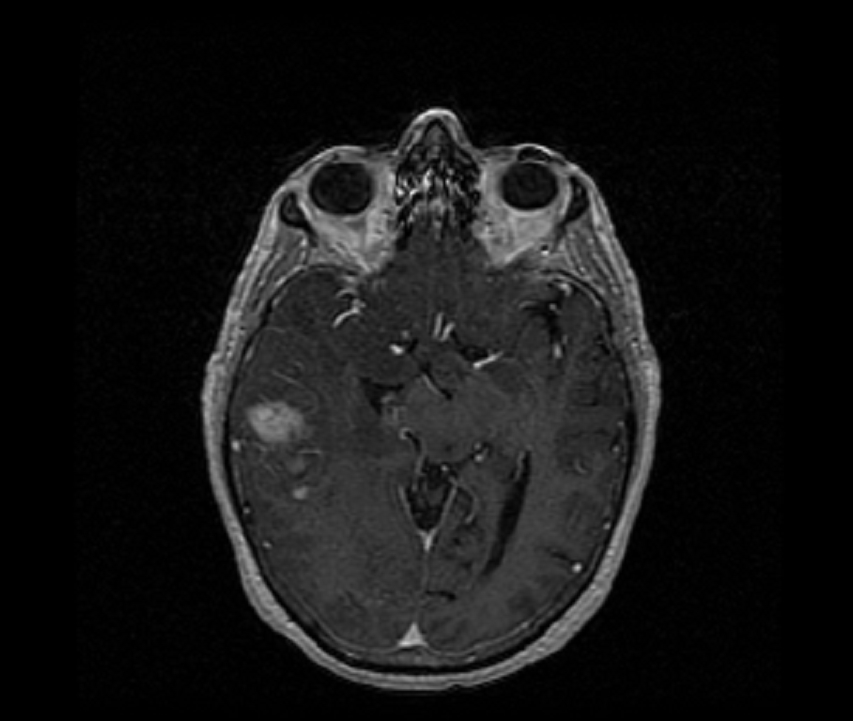
#> input picture BrainFolder/36.jpg, 853 x 721 px; its folder holds only this picture in this run
$ python -i tumorDetector.py   (imports and definitions only)   (older library calls are emulated)
#> lines starting #> are read from the running program, lines starting #| are printed output that depends on the picture; after the words box and inside, x2 and y2 are one past the last pixel; in counts of white or black regions, pixels touching at a corner belong together
# Standard imports
import cv2
from cv2 import SimpleBlobDetector_create, SimpleBlobDetector_Params
import numpy as np
import os

allKeyPoints = []
allCircles = []

# Read image
def blobber(filename):
    #create a gray scale version of the image, first
#> called with filename = 'BrainFolder/36.jpg'
    im_gray = cv2.imread(filename, cv2.IMREAD_GRAYSCALE)
#> im_gray is the input picture: shape (721, 853); min 0, max 239, mean 21

    #Use the Otsu thresholding method to automatically B/W contrast the images
    (thresh, im_bw) = cv2.threshold(im_gray, 128, 255,
                                    cv2.THRESH_BINARY | cv2.THRESH_OTSU)
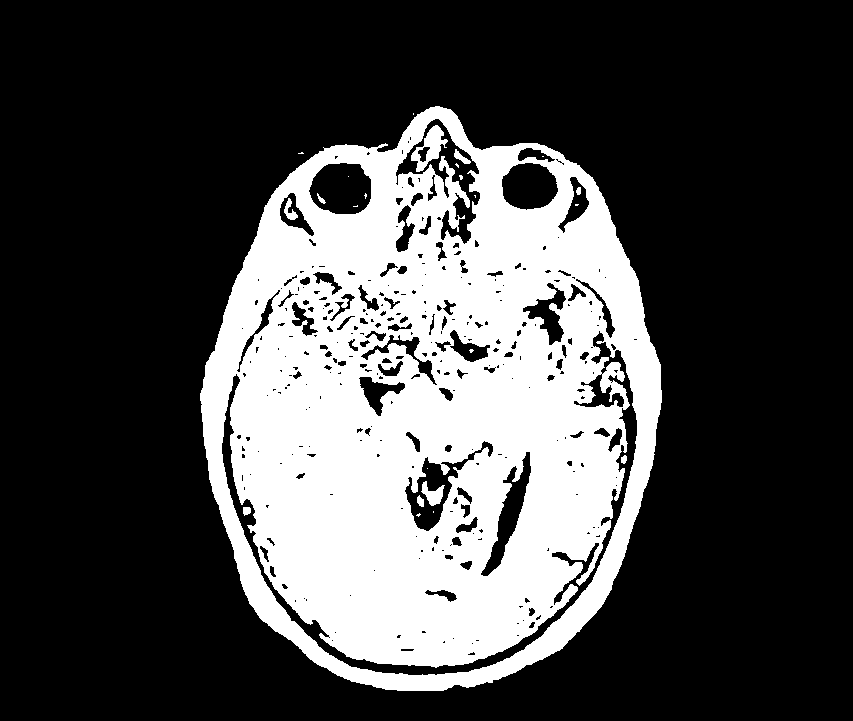
#> im_bw: shape (721, 853); 28.6% white; 24 white regions (14 under 20 px), largest, box (x1, y1, x2, y2) and area: (200, 106, 662, 691) 174497, (411, 125, 448, 172) 708, (421, 481, 445, 506) 294
#> thresh = 34

    blur = cv2.medianBlur(im_bw,15)
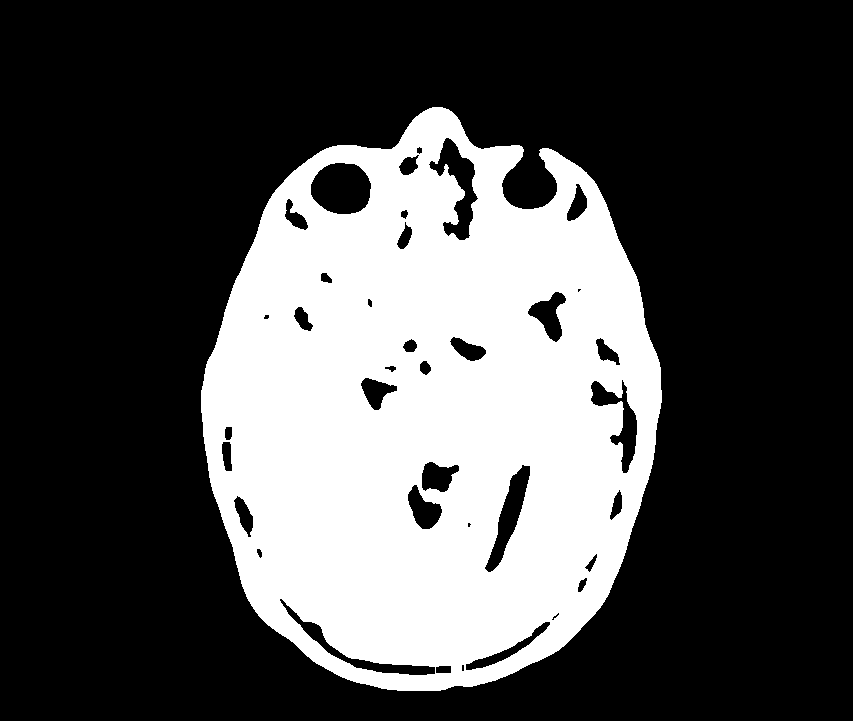
#> blur: shape (721, 853); 30.5% white; 1 white region, box (x1, y1, x2, y2) and area: (201, 107, 662, 691) 187349

    detector = cv2.SimpleBlobDetector_create()

    params = cv2.SimpleBlobDetector_Params()

    # Filter by Color
    params.filterByColor = True
    params.blobColor = 0

    # Filter by Area.
    params.filterByArea = True
    params.minArea = 2000 #magic number, but it works

    # Filter by Circularity
    params.filterByCircularity = True
    params.minCircularity = 0.1

    # Filter by Convexity
    params.filterByConvexity = True
    params.minConvexity = 0.1

    #Filter by Inertia
    params.filterByInertia = True
    params.minInertiaRatio = 0.1

    # Create a detector with the parameters
    ver = (cv2.__version__).split('.')
    if int(ver[0]) < 3 :
        detector = cv2.SimpleBlobDetector(params)
    else :
        detector = cv2.SimpleBlobDetector_create(params)

    # Detect blobs.
    keypoints = detector.detect(blur)
#> keypoints = 1 keypoints; (x, y, size): (341, 188, 56.8)

    allKeyPoints.append(keypoints)
    #print(allKeyPoints)

    # Draw detected blobs as red circles.
    # cv2.DRAW_MATCHES_FLAGS_DRAW_RICH_KEYPOINTS ensures circle size = blob size
    im_with_keypoints = cv2.drawKeypoints(blur,keypoints,np.array([]),(0,0,255),
                        cv2.DRAW_MATCHES_FLAGS_DRAW_RICH_KEYPOINTS)

    # Show keypoints
    cv2.imshow("Keypoints", im_with_keypoints)
    cv2.waitKey(1)
    cv2.destroyAllWindows()

def flatten(L = None):
    if L == None: L = allKeyPoints
    if L == []:
        return L
    if isinstance(L[0], list):
        return flatten(L[0]) + flatten(L[1:])
    return L[:1] + flatten(L[1:])

def getCoordinates():
    L = flatten()
    for i in L:
        if i == None:
            pass
        else:
            x,y = i.pt
            diameter = i.size
            allCircles.append([x,y,diameter])
    return allCircles

def detector(source):
    images = []
    for item in os.listdir(source):
        if '.jpg' in item:
            filename = (os.path.join(source, item))
            allKeyPoints.append(blobber(filename))
    allCircles = getCoordinates()
    return allCircles

>>> result = blobber('BrainFolder/36.jpg')

$ run again, on BrainFolder/39.jpg
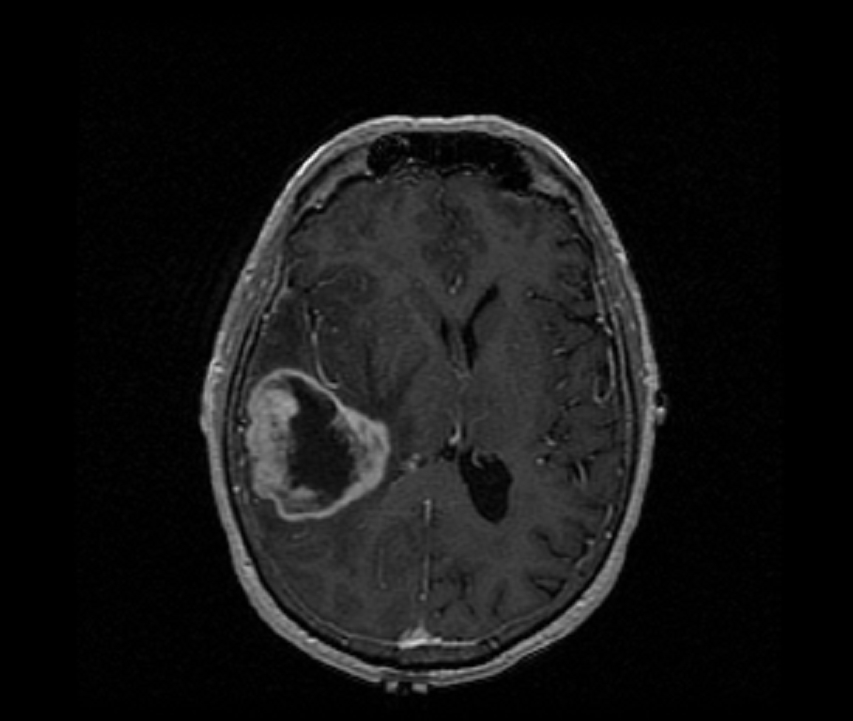
#> input picture BrainFolder/39.jpg, 853 x 721 px
#> in blobber, im_gray is the input picture: shape (721, 853); min 0, max 243, mean 19.7
#> in blobber, `(thresh, im_bw) = cv2.threshold(im_gray, 128, 255, cv2.THRESH_BINARY |..`:
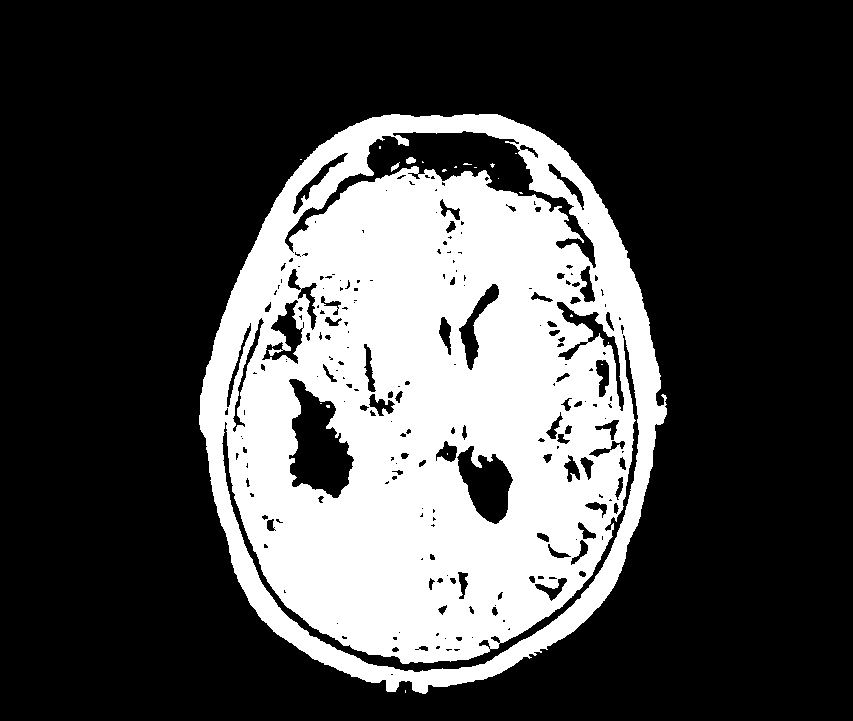
#> im_bw: shape (721, 853); 28.8% white; 21 white regions (18 under 20 px), largest, box (x1, y1, x2, y2) and area: (199, 114, 667, 694) 176766, (406, 157, 416, 164) 53, (391, 162, 400, 172) 38
#> thresh = 32
#> in blobber, `blur = cv2.medianBlur(im_bw,15)`:
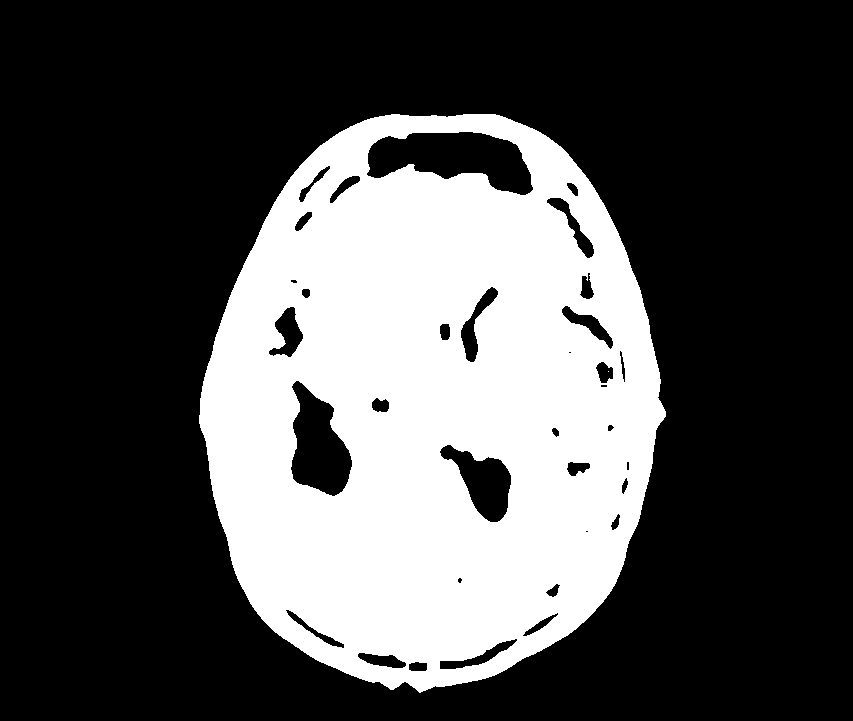
#> blur: shape (721, 853); 30.6% white; 2 white regions (1 under 20 px), largest, box (x1, y1, x2, y2) and area: (199, 114, 666, 693) 188466
#> keypoints = 2 keypoints; (x, y, size): (318, 446, 82.5), (483, 482, 57.7)
